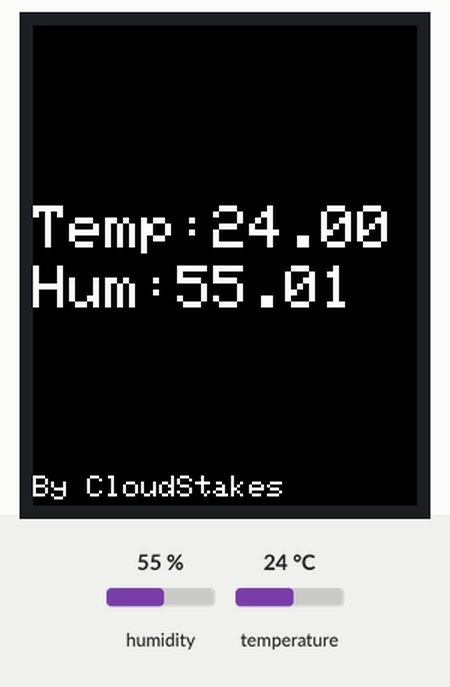
Bench run of a sketch on a simulated ESP32. Parts: 128×160 colour display. Wiring (inferred from the names in the program): HTU21/Si7021 sensor at I2C address 0x40. Inputs (shaded band) come from the test bench; at power-on: humidity 55 %, temperature 24 °C. What the sketch prints to the serial monitor is not drawn.

Above: at 1.7 s.
1.8 s: humidity set to 22 %
At 3.6 s:
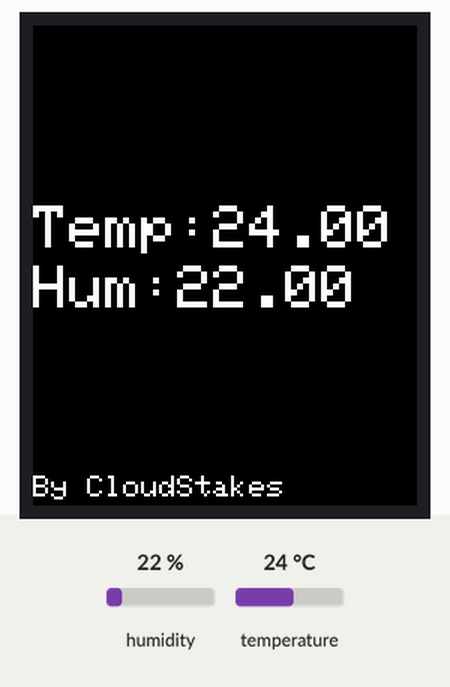
4.6 s: temperature set to 12 °C
At 6.0 s:
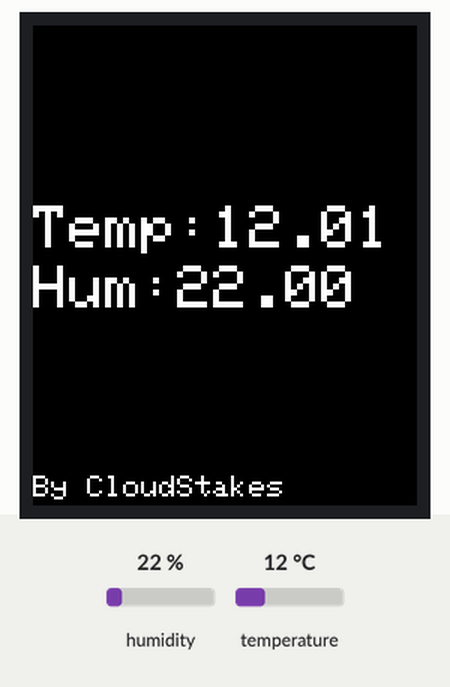
7.4 s: humidity set to 40 %
At 9.6 s:
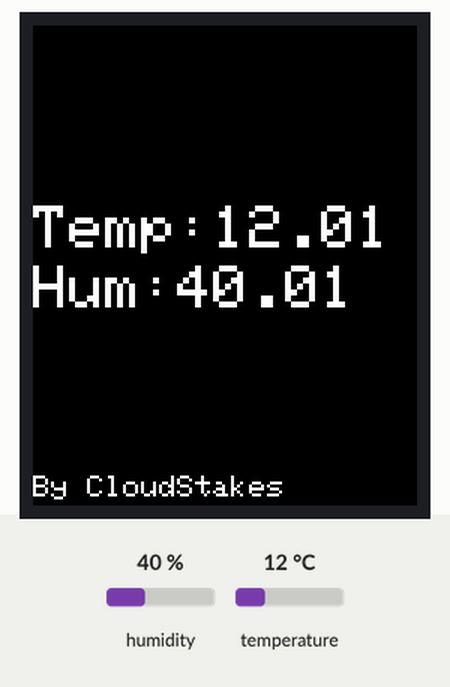
10.7 s: temperature set to 19 °C
At 12.0 s:
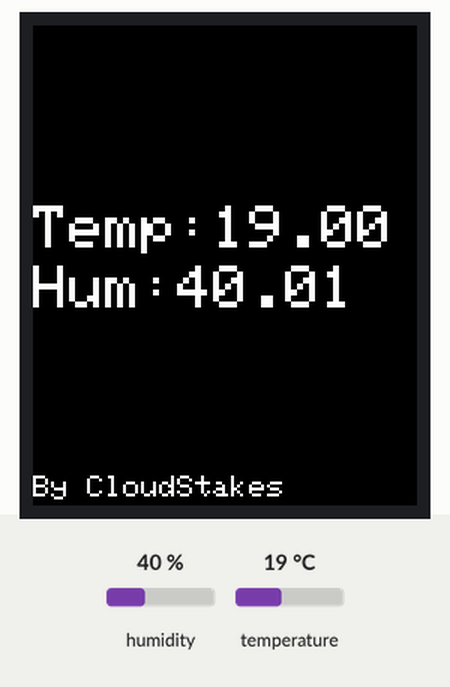
Timing chart, 0 to 13.7 s (numbered marks = the images above; inputs shaded):
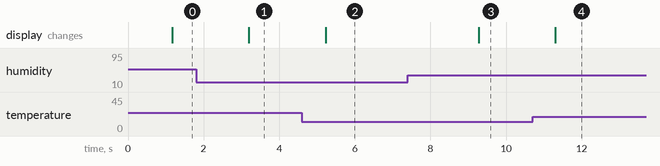

The sketch:

tft_run.ino
```cpp
#include <Adafruit_GFX.h>    // Core graphics library
#include <Adafruit_ST7735.h> // Hardware-specific library for ST7735
#include <SPI.h>
#include <Wire.h>
#define si7021Addr 0x40

// These pins will also work for the 1.8" TFT shield

//ESP32-WROOM
#define TFT_DC 12 //A0
#define TFT_CS 13 //CS
#define TFT_MOSI 14 //SDA
#define TFT_CLK 27 //SCK
#define TFT_RST 0
#define TFT_MISO 0
// REST 3.3v

//sda 21 si7021
//scl 22

Adafruit_ST7735 tft = Adafruit_ST7735(TFT_CS, TFT_DC, TFT_MOSI, TFT_CLK, TFT_RST);


void setup() {
  Wire.begin();
  Serial.begin(9600);
  Wire.beginTransmission(si7021Addr);
  Wire.endTransmission();
  tft.initR(INITR_BLACKTAB);
  tft.setRotation(2);
}

void loop() {
  unsigned int data[2];
  Wire.beginTransmission(si7021Addr);
  //Send humidity measurement command
  Wire.write(0xF5);
  Wire.endTransmission();
  delay(500);

  // Request 2 bytes of data
  Wire.requestFrom(si7021Addr, 2);
  // Read 2 bytes of data to get humidity
  if (Wire.available() == 2)
  {
    data[0] = Wire.read();
    data[1] = Wire.read();
  }

  // Convert the data
  float humidity  = ((data[0] * 256.0) + data[1]);
  humidity = ((125 * humidity) / 65536.0) - 6;

  Wire.beginTransmission(si7021Addr);
  // Send temperature measurement command
  Wire.write(0xF3);
  Wire.endTransmission();
  delay(500);

  // Request 2 bytes of data
  Wire.requestFrom(si7021Addr, 2);

  // Read 2 bytes of data for temperature
  if (Wire.available() == 2)
  {
    data[0] = Wire.read();
    data[1] = Wire.read();
  }

  // Convert the data
  float temp  = ((data[0] * 256.0) + data[1]);
  float celsTemp = ((175.72 * temp) / 65536.0) - 46.85;
  float fahrTemp = celsTemp * 1.8 + 32;

  // Output data to serial monitor
  Serial.print("Humidity : ");
  Serial.print(humidity);
  Serial.println(" % RH");
  Serial.print("Celsius : ");
  Serial.print(celsTemp);
  Serial.println(" C");
  Serial.print("Fahrenheit : ");
  Serial.print(fahrTemp);
  Serial.println(" F");

  tft.fillScreen(ST77XX_BLACK);
  tft.setTextWrap(false);
  tft.setCursor(0, 60);
  tft.setTextColor(ST77XX_WHITE);
  tft.setTextSize(2);
  tft.print("Temp:");
  tft.print(celsTemp);
  tft.setCursor(0, 80);
  //  tft.setTextColor(ST77XX_WHITE);
  tft.setTextSize(2);
  tft.print("Hum:");
  tft.print(humidity);
  tft.setCursor(0, 150);
  //  tft.setTextColor(ST77XX_WHITE);
  tft.setTextSize(1);
  tft.print("By CloudStakes");

  delay(1000);
}
```

Measured:
- after the input at 1.8 s, the display: changes after 1.4 s (image 1)
- after the input at 4.6 s, the display: changes after 0.62 s (image 2)
- after the input at 7.4 s, the display: changes after 1.9 s (image 3)
- after the input at 10.7 s, the display: changes after 0.60 s (image 4)
